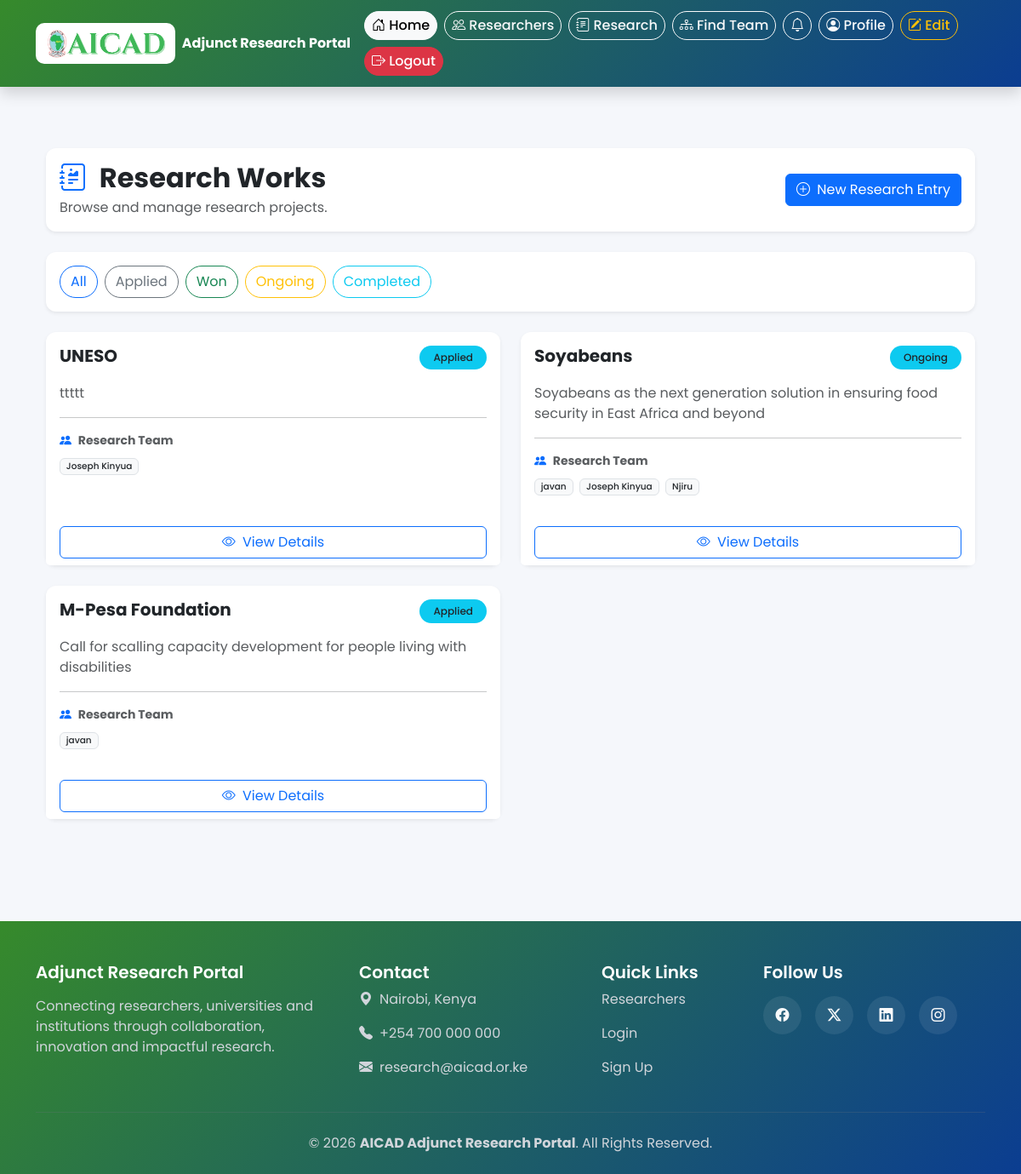
The page /research/ (signed in) on the database its author committed.
### research/models.py (models this page shows, shortened)
class Research(models.Model):
    STATUS_CHOICES = [
        ('applied', 'Applied'),
        ('won', 'Won'),
        ('ongoing', 'Ongoing'),
        ('completed', 'Completed'),
    ]
    title = models.CharField(max_length=500)
    description = RichTextField(blank=True)
    status = models.CharField(
        max_length=20,
        choices=STATUS_CHOICES,
        default='applied'
    )
    review_status = models.CharField(
        max_length=20,
        choices=REVIEW_STATUS_CHOICES,
        default='pending'
    )
    review_comment = models.TextField(blank=True)
    reviewed_by = models.ForeignKey(
        User,
        on_delete=models.SET_NULL,
        null=True,
        blank=True,
        related_name='reviewed_research'
    )
    reviewed_at = models.DateTimeField(null=True, blank=True)
    researchers = models.ManyToManyField(
        ResearcherProfile,
        related_name='research_works',
        blank=True
    )
    external_collaborators = models.ManyToManyField(
        ExternalCollaborator,
        related_name='research_works',
        blank=True
    )
    donors = models.ManyToManyField(
        Donor,
        through='Funding',
        related_name='research_works',
        blank=True
    )
    created_by = models.ForeignKey(
        User,
        on_delete=models.SET_NULL,
        null=True,
        related_name='created_research'
    )
    created_at = models.DateTimeField(auto_now_add=True)
    updated_at = models.DateTimeField(auto_now=True)

### accounts/models.py (models this page shows, shortened)
class ResearcherProfile(models.Model):
    user = models.OneToOneField(
        User,
        on_delete=models.CASCADE
    )
    profile_picture = models.ImageField(
        upload_to='profiles/',
        blank=True,
        null=True
    )
    research_area = models.CharField(
        max_length=255
    )
    institution = models.CharField(
        max_length=255,
        blank=True
    )
    achievements = RichTextField(
        blank=True
    )
    proposals_applied = models.IntegerField(
        default=0
    )
    proposals_won = models.IntegerField(
        default=0
    )
    is_adjunct_researcher = models.BooleanField(
        default=False
    )
    application_submitted = models.BooleanField(
        default=False
    )
    application_status = models.CharField(
        max_length=50,
        default='Pending'
    )
    qualification = RichTextField(
        blank=True
    )
    experience = RichTextField(
        blank=True
    )
    brief_profile = RichTextField(
        blank=True
    )
    work_experience = RichTextField(
        blank=True
    )
    grants_fellowships = RichTextField(
        blank=True
    )
    publications = RichTextField(
        blank=True
    )
    cv = models.FileField(
        upload_to='cv/',
        blank=True,
        null=True
    )
    application_letter = models.FileField(
        upload_to='application_letters/',
        blank=True,
        null=True
    )

### research/views.py (the view)
# urls.py: path('', views.research_list_view, name='research_list'),
@login_required
def research_list_view(request):
    researches = Research.objects.filter(review_status='approved').order_by('-created_at')
    status_filter = request.GET.get('status')
    if status_filter:
        researches = researches.filter(status=status_filter)
    return render(request, 'research/research_list.html', {
        'researches': researches,
        'status_filter': status_filter,
    })

### research/templates/research/research_list.html (shortened to what this page needs)
{% extends 'base.html' %}
{% block content %}
<div class="container py-4">
    <div class="card shadow-sm border-0 mb-4">
        <div class="card-body d-flex justify-content-between align-items-center flex-wrap">
            <div>
                <h2 class="fw-bold mb-1">
                    <i class="bi bi-journal-richtext text-primary me-2"></i>
                    Research Works
                </h2>
                <p class="text-muted mb-0">
                    Browse and manage research projects.
                </p>
            </div>
            <a href="{% url 'research_create' %}" class="btn btn-primary mt-3 mt-md-0">
                <i class="bi bi-plus-circle me-1"></i>
                New Research Entry
            </a>
        </div>
    </div>
    <div class="card shadow-sm border-0 mb-4">
        <div class="card-body">
            <div class="d-flex flex-wrap gap-2">
                <a href="{% url 'research_list' %}"
                   class="btn btn-outline-primary rounded-pill">
                    All
                </a>
                <a href="?status=applied"
                   class="btn btn-outline-secondary rounded-pill">
                    Applied
                </a>
                <a href="?status=won"
                   class="btn btn-outline-success rounded-pill">
                    Won
                </a>
                <a href="?status=ongoing"
                   class="btn btn-outline-warning rounded-pill">
                    Ongoing
                </a>
                <a href="?status=completed"
                   class="btn btn-outline-info rounded-pill">
                    Completed
                </a>
            </div>
        </div>
    </div>
    {% if researches %}
    <div class="row g-4">
        {% for research in researches %}
        <div class="col-lg-6">
            <div class="card h-100 border-0 shadow-sm research-card">
                <div class="card-body">
                    <div class="d-flex justify-content-between align-items-start mb-3">
                        <h5 class="fw-bold mb-0">
                            {{ research.title }}
                        </h5>
                        <span class="badge bg-info text-dark rounded-pill px-3 py-2">
                            {{ research.get_status_display }}
                        </span>
                    </div>
                    <p class="text-muted">
                        {{ research.description|striptags|truncatewords:20 }}
                    </p>
                    <hr>
                    <div class="small text-muted mb-3">
                        <i class="bi bi-people-fill me-1 text-primary"></i>
                        <strong>Research Team</strong>
                        <div class="mt-2">
                            {% for r in research.researchers.all %}
                                <span class="badge bg-light text-dark border me-1 mb-1">
                                    {{ r.user.username }}
                                </span>
                            {% empty %}
                                <span class="text-muted">
                                    No researchers assigned
                                </span>
                            {% endfor %}
                        </div>
                    </div>
                </div>
                <div class="card-footer bg-white border-0">
                    <div class="d-grid">
                        <a href="{% url 'research_detail' research.pk %}"
                           class="btn btn-outline-primary">
                            <i class="bi bi-eye me-1"></i>
                            View Details
                        </a>
                    </div>
                </div>
            </div>
        </div>
        {% endfor %}
    </div>
    {% endif %}
</div>
{% endblock %}

### templates/base.html (style rules this page uses)
body { font-family:'Poppins',sans-serif; background:#f5f7fb; color:#333; }

### research/templates/research/research_list.html (style rules this page uses)
.research-card { transition:all .3s ease; border-radius:12px; }
.card { border-radius:12px; }
.badge { font-weight:500; }
.card-footer { padding-top:0; }

### rows shown on the page
Research: title "UNESO", status "Applied", description "ttttt"
ResearcherProfile: user.username "Joseph Kinyua"
Research: title "Soyabeans", status "Ongoing", description "Soyabeans as the next generation solution in ensuring food security in East Africa and beyond"
ResearcherProfile: user.username "javan"
ResearcherProfile: user.username "Njiru"
Research: title "M-Pesa Foundation", status "Applied", description "Call for scalling capacity development for people living with disabilities"
